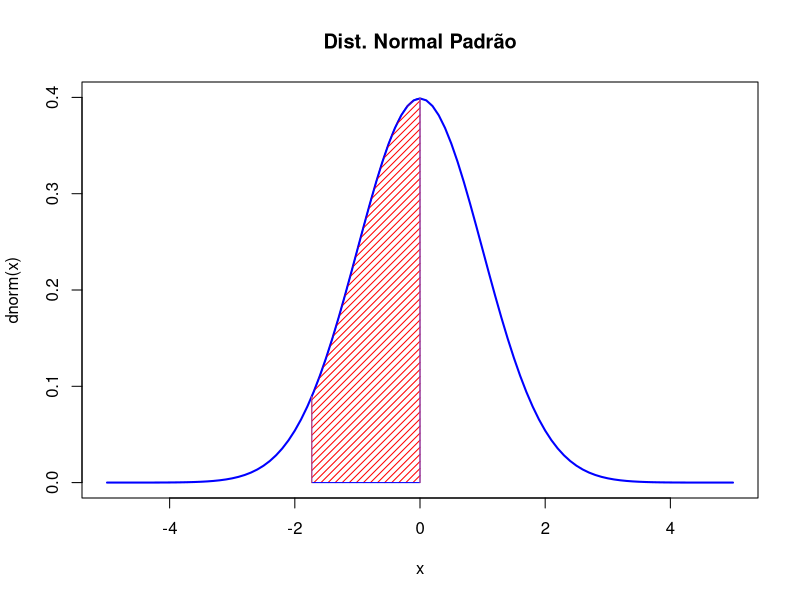
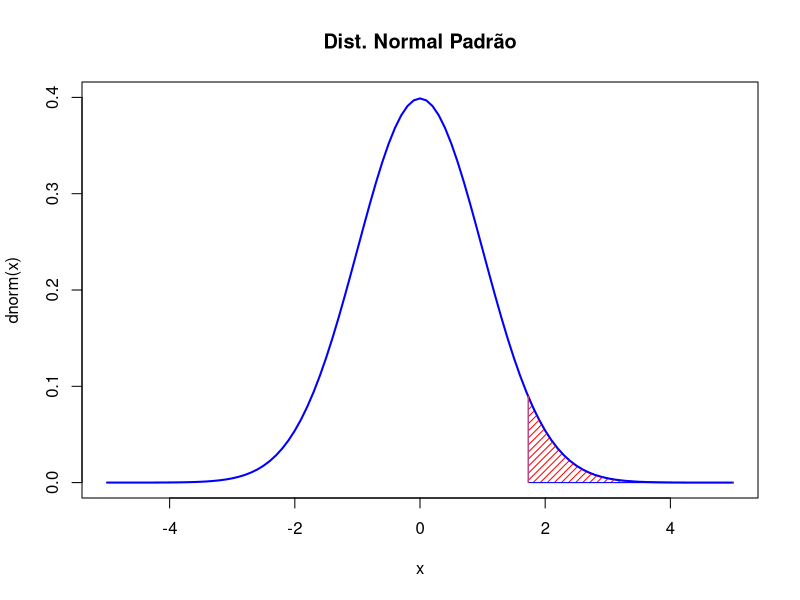
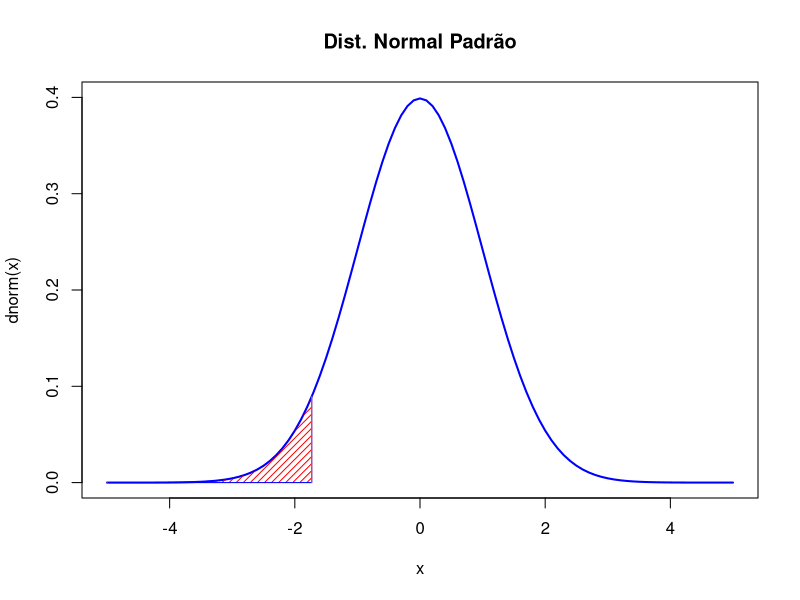
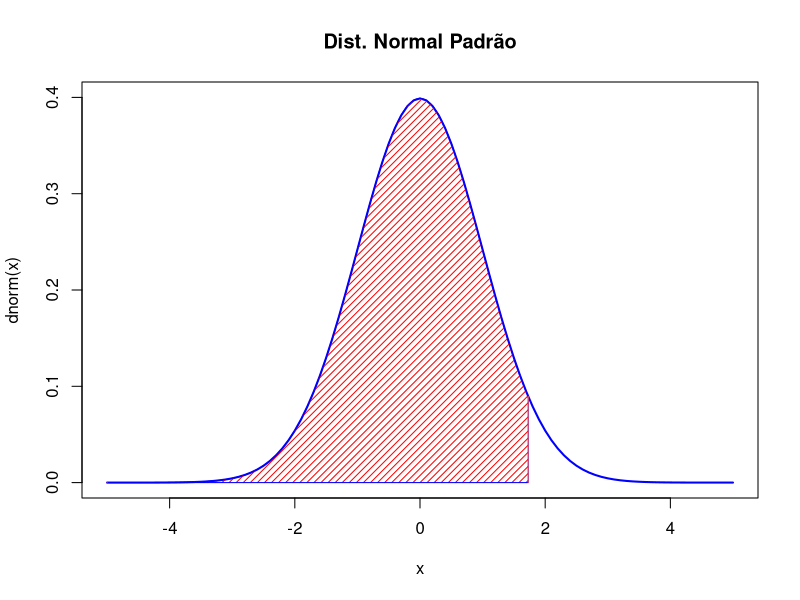
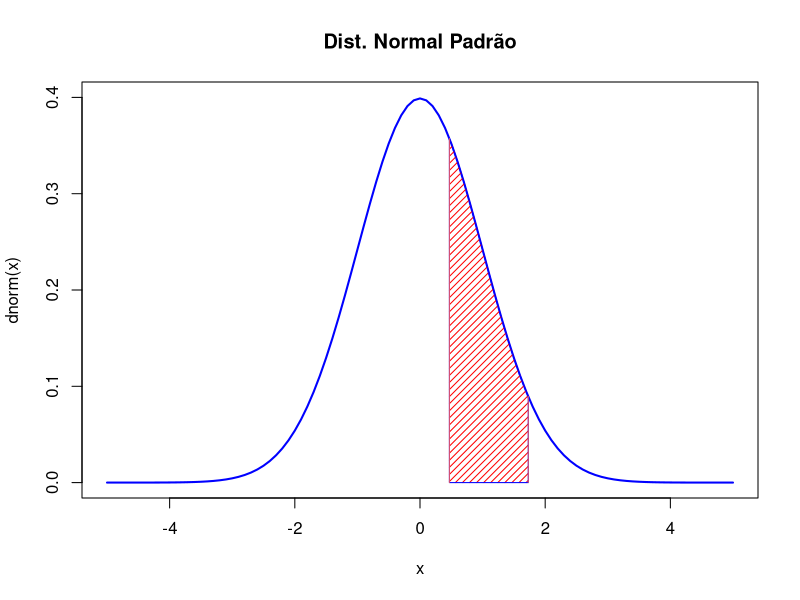

Here is the R script that generated these plots, in order: (Note: this script raises an error after producing the figures.)
## ---- chunk 1
knitr::opts_chunk$set(echo = TRUE)
## ---- chunk 2
library(tidyverse)
p = 1/2
q = 1 - p
n = 6
x = 0:n
prob = dbinom(x, n, p)
prob
tibble(x, prob)

#A) Qual a probabilidade de X ser exatamente 3 vezes 
dbinom(3,n,p)

#B) Qual a probabilidade de X ser no máximo 3 vezes
pbinom(3,n,p)

#C) Qual a probabilidade de X ser pelo menos 3 vezes 
1 - pbinom(2,n,p)

#D) Qual a probabilidade de X ser pelo menos 1 vez
1 - dbinom(0,n,p)

## ---- chunk 3
li = -1.73
ls = 0
curve(dnorm(x),-5,5,lwd=2,col="blue",ylim=c(0,0.4),
	main="Dist. Normal Padrão") 

polygon(c(li,seq(li,ls,0.001),ls),
	c(0,dnorm(seq(li,ls,0.001)),0),
	col = "red", border = "blue",density=20) 

lines(c(li,li),c(0,dnorm(li)),col=2)
lines(c(ls,ls),c(0,dnorm(ls)),col=2)
#a) P(-1.73 <ou= z <ou= 0)
0.5- pnorm(-1.73)
## ---- chunk 4
li = 1.73
ls = 5
curve(dnorm(x),-5,5,lwd=2,col="blue",ylim=c(0,0.4),
	main="Dist. Normal Padrão") 
polygon(c(li,seq(li,ls,0.001),ls),
	c(0,dnorm(seq(li,ls,0.001)),0),
	col = "red", border = "blue",density=20) 
lines(c(li,li),c(0,dnorm(li)),col=2)
lines(c(ls,ls),c(0,dnorm(ls)),col=2)

#b) P(Z >= 1,73)
1-pnorm(1.73)
## ---- chunk 5
li = -5
ls = -1.73
curve(dnorm(x),-5,5,lwd=2,col="blue",ylim=c(0,0.4),
	main="Dist. Normal Padrão") 
polygon(c(li,seq(li,ls,0.001),ls),
	c(0,dnorm(seq(li,ls,0.001)),0),
	col = "red", border = "blue",density=20) 
lines(c(li,li),c(0,dnorm(li)),col=2)
lines(c(ls,ls),c(0,dnorm(ls)),col=2)

#c) P(Z <= -1.73)
pnorm(-1.73)
## ---- chunk 6
li = -5
ls = 1.73
curve(dnorm(x),-5,5,lwd=2,col="blue",ylim=c(0,0.4),
	main="Dist. Normal Padrão") 
polygon(c(li,seq(li,ls,0.001),ls),
	c(0,dnorm(seq(li,ls,0.001)),0),
	col = "red", border = "blue",density=20) 
lines(c(li,li),c(0,dnorm(li)),col=2)
lines(c(ls,ls),c(0,dnorm(ls)),col=2)
#d) P(Z <ou= 1,73)
pnorm(1.73)
## ---- chunk 7
li = 0.47
ls = 1.73
curve(dnorm(x),-5,5,lwd=2,col="blue",ylim=c(0,0.4),
	main="Dist. Normal Padrão") 
polygon(c(li,seq(li,ls,0.001),ls),
	c(0,dnorm(seq(li,ls,0.001)),0),
	col = "red", border = "blue",density=20) 
lines(c(li,li),c(0,dnorm(li)),col=2)
lines(c(ls,ls),c(0,dnorm(ls)),col=2)
#e) 0.47 <ou= Z <ou 1.73)
pnorm(1.73)-pnorm(0.47)
## ---- chunk 8
y = c(160, 194, 174, 168, 184, 188, 185)
mean(y)
sd(y)
resultado <- t.test(y, alternative = "g", mu = 176)
resultado
## ---- chunk 9
li = qt(.95,gl)
ls = 5
gl = length(y) -1
curve(dt(x,gl),-5,5,lwd=2,col="blue",ylim=c(0,0.4),
	main="Dist. t-Student")
polygon(c(li,seq(li,ls,0.001),ls),
	c(0,dt(seq(li,ls,0.001),gl),0),
	col = "red", border = "blue",density=20) 
abline(v=resultado$statistic,col="blue")
text(
  x = resultado$statistic,
  y = 0.3,
  labels = "valor t observado",
  pos = 4
)
text(
  x = li,
  y = 0.1,
  labels = expression(paste(alpha,"= 0,05")),
  pos = 4
)
## ---- chunk 10
mean(y) + qt(1-0.025,6)*sd(y)/sqrt(6)
mean(y) - qt(1-0.025,6)*sd(y)/sqrt(6)
